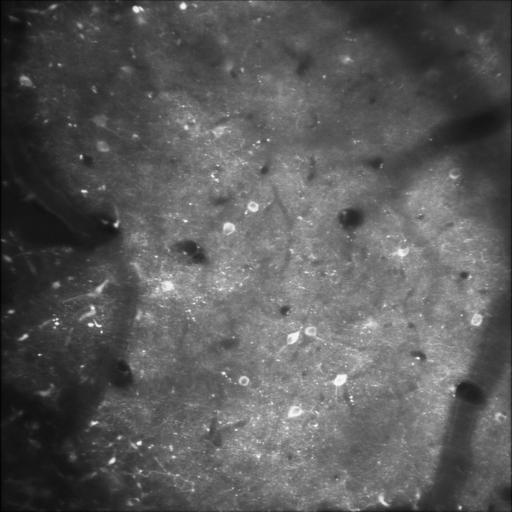
#> input picture examples/A5/reg_day09A5.png, 512 x 512 px, given in place of aero1.jpg, which was not available
$ python asift.py ../../examples/A5/reg_day09A5.png
#> lines starting #> are read from the running program, lines starting #| are printed output that depends on the picture; pictures that were not available may be replaced by others from this repository, and a replacement may not be noted
### AffineCa2p/FAIM/find_obj.py
#!/usr/bin/env python

'''
Feature-based image matching sample.

Note, that you will need the https://github.com/opencv/opencv_contrib repo for SIFT and SURF

USAGE
  find_obj.py [--feature=<sift|surf|orb|akaze|brisk>[-flann]] [ <image1> <image2> ]

  --feature  - Feature to use. Can be sift, surf, orb or brisk. Append '-flann'
               to feature name to use Flann-based matcher instead bruteforce.

  Press left mouse button on a feature point to see its matching point.
'''

# Python 2/3 compatibility
from __future__ import print_function

import numpy as np
import cv2 as cv

from AffineCa2p.FAIM.common import anorm, getsize

FLANN_INDEX_KDTREE = 1  # bug: flann enums are missing
FLANN_INDEX_LSH    = 6


def init_feature(name):
    chunks = name.split('-')
    if chunks[0] == 'sift':
        detector = cv.xfeatures2d.SIFT_create()
        norm = cv.NORM_L2
    elif chunks[0] == 'surf':
        detector = cv.xfeatures2d.SURF_create()
        norm = cv.NORM_L2
    elif chunks[0] == 'orb':
        detector = cv.ORB_create()
        norm = cv.NORM_HAMMING
    elif chunks[0] == 'akaze':
        detector = cv.AKAZE_create()
        norm = cv.NORM_HAMMING
    elif chunks[0] == 'brisk':
        detector = cv.BRISK_create()
        norm = cv.NORM_HAMMING
    else:
        return None, None
    if 'flann' in chunks:
        if norm == cv.NORM_L2:
            flann_params = dict(algorithm = FLANN_INDEX_KDTREE, trees = 5)
        else:
            flann_params= dict(algorithm = FLANN_INDEX_LSH,
                               table_number = 6, # 12
                               key_size = 12,     # 20
                               multi_probe_level = 1) #2
        matcher = cv.FlannBasedMatcher(flann_params, {})  # bug : need to pass empty dict (#1329)
    else:
        matcher = cv.BFMatcher(norm)
    return detector, matcher


# [129 lines left out: functions filter_matches, explore_match, main, not called in this run]


# [4 lines that do not run on import are left out]

### AffineCa2p/FAIM/asift.py
#!/usr/bin/env python

'''
Affine invariant feature-based image matching sample.

This sample is similar to find_obj.py, but uses the affine transformation
space sampling technique, called ASIFT [1]. While the original implementation
is based on SIFT, you can try to use SURF or ORB detectors instead. Homography RANSAC
is used to reject outliers. Threading is used for faster affine sampling.

[1] http://www.ipol.im/pub/algo/my_affine_sift/

USAGE
  asift.py [--feature=<sift|surf|orb|brisk>[-flann]] [ <image1> <image2> ]

  --feature  - Feature to use. Can be sift, surf, orb or brisk. Append '-flann'
               to feature name to use Flann-based matcher instead bruteforce.

  Press left mouse button on a feature point to see its matching point.
'''

# Python 2/3 compatibility
from __future__ import print_function

import numpy as np
import cv2 as cv

# built-in modules
import itertools as it
from multiprocessing.pool import ThreadPool

# local modules

from AffineCa2p.FAIM.common import Timer
from AffineCa2p.FAIM.find_obj import init_feature, filter_matches, explore_match


def affine_skew(tilt, phi, img, mask=None):
    '''
    affine_skew(tilt, phi, img, mask=None) -> skew_img, skew_mask, Ai

    Ai - is an affine transform matrix from skew_img to img
    '''
    h, w = img.shape[:2]
    if mask is None:
        mask = np.zeros((h, w), np.uint8)
        mask[:] = 255
    A = np.float32([[1, 0, 0], [0, 1, 0]])
    if phi != 0.0:
        phi = np.deg2rad(phi)
        s, c = np.sin(phi), np.cos(phi)
        A = np.float32([[c,-s], [ s, c]])
        corners = [[0, 0], [w, 0], [w, h], [0, h]]
        tcorners = np.int32( np.dot(corners, A.T) )
        x, y, w, h = cv.boundingRect(tcorners.reshape(1,-1,2))
        A = np.hstack([A, [[-x], [-y]]])
        img = cv.warpAffine(img, A, (w, h), flags=cv.INTER_LINEAR, borderMode=cv.BORDER_REPLICATE)
    if tilt != 1.0:
        s = 0.8*np.sqrt(tilt*tilt-1)
        img = cv.GaussianBlur(img, (0, 0), sigmaX=s, sigmaY=0.01)
        img = cv.resize(img, (0, 0), fx=1.0/tilt, fy=1.0, interpolation=cv.INTER_NEAREST)
        A[0] /= tilt
    if phi != 0.0 or tilt != 1.0:
        h, w = img.shape[:2]
        mask = cv.warpAffine(mask, A, (w, h), flags=cv.INTER_NEAREST)
    Ai = cv.invertAffineTransform(A)
    return img, mask, Ai


def affine_detect(detector, img, mask=None, pool=None):
    '''
    affine_detect(detector, img, mask=None, pool=None) -> keypoints, descrs

    Apply a set of affine transformations to the image, detect keypoints and
    reproject them into initial image coordinates.
    See http://www.ipol.im/pub/algo/my_affine_sift/ for the details.

    ThreadPool object may be passed to speedup the computation.
    '''
    params = [(1.0, 0.0)]
    for t in 2**(0.5*np.arange(1,6)):
        for phi in np.arange(0, 180, 72.0 / t):
            params.append((t, phi))

    def f(p):
        t, phi = p
        timg, tmask, Ai = affine_skew(t, phi, img)
        keypoints, descrs = detector.detectAndCompute(timg, tmask)
        for kp in keypoints:
            x, y = kp.pt
            kp.pt = tuple( np.dot(Ai, (x, y, 1)) )
        if descrs is None:
            descrs = []
        return keypoints, descrs

    keypoints, descrs = [], []
    if pool is None:
        ires = it.imap(f, params)
    else:
        ires = pool.imap(f, params)

    for i, (k, d) in enumerate(ires):
        print('affine sampling: %d / %d\r' % (i+1, len(params)), end='')
        keypoints.extend(k)
        descrs.extend(d)

    print()
    return keypoints, np.array(descrs)


def main():
    import sys, getopt
    opts, args = getopt.getopt(sys.argv[1:], '', ['feature='])
    opts = dict(opts)
    feature_name = opts.get('--feature', 'brisk-flann')
    try:
        fn1, fn2 = args
    except:
        fn1 = 'aero1.jpg'
        fn2 = 'aero3.jpg'

    img1 = cv.imread(cv.samples.findFile(fn1), cv.IMREAD_GRAYSCALE)
#> img1 is the input picture: shape (512, 512); min 0, max 255, mean 89.9
    img2 = cv.imread(cv.samples.findFile(fn2), cv.IMREAD_GRAYSCALE)
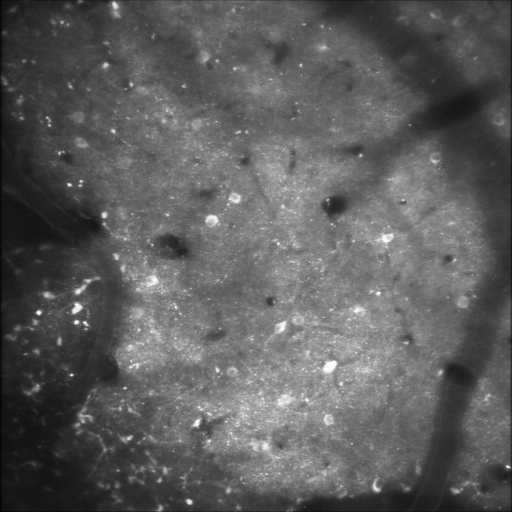
#> input picture examples/A5/reg_day10A5.png, 512 x 512 px, given in place of aero3.jpg, which was not available
#> img2 is the input picture: shape (512, 512); min 0, max 255, mean 92.7
    detector, matcher = init_feature(feature_name)

    if img1 is None:
        print('Failed to load fn1:', fn1)
        sys.exit(1)

    if img2 is None:
        print('Failed to load fn2:', fn2)
        sys.exit(1)

    if detector is None:
        print('unknown feature:', feature_name)
        sys.exit(1)

    print('using', feature_name)

    pool=ThreadPool(processes = cv.getNumberOfCPUs())
    kp1, desc1 = affine_detect(detector, img1, pool=pool)
#> in f, `timg, tmask, Ai = affine_skew(t, phi, img)`: tmask: shape (512, 512); every value is 255
#> in f, `timg, tmask, Ai = affine_skew(t, phi, img)`: Ai = [[1, 0, 0], [0, 1, 0]]
#> in f, `keypoints, descrs = detector.detectAndCompute(timg, tmask)`: keypoints = 1169 keypoints; strongest (x, y, size): (90, 324, 22.2), (139, 443, 24.7), (83, 191, 14), (39, 354, 12.4)
#> the loop in affine_detect, `for i, (k, d) in enumerate(ires):` made 43 passes
#> pass 1, in affine_skew (call 2), `img = cv.resize(img, (0, 0), fx=1.0/tilt, fy=1.0, interpolation=cv.INT..`:
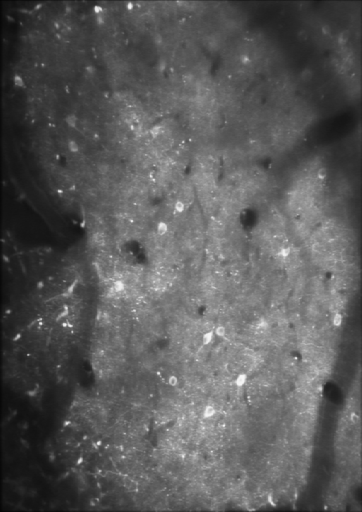
#> img: shape (512, 362); min 3, max 244, mean 89.8
#> after the loop in affine_detect, `for i, (k, d) in enumerate(ires):`: descrs = 9871 items; keypoints = 9871 keypoints; strongest (x, y, size): (136, 9, 27.4), (90, 324, 22.2), (139, 443, 24.7), (182, 6, 31.9)
#> kp1 has the same summary as keypoints in affine_detect
    kp2, desc2 = affine_detect(detector, img2, pool=pool)
#> in f (call 44), `keypoints, descrs = detector.detectAndCompute(timg, tmask)`: keypoints = 1260 keypoints; strongest (x, y, size): (38, 311, 17.8), (39, 312, 21.5), (71, 375, 12), (76, 322, 24)
#> the loop in affine_detect (call 2), `for i, (k, d) in enumerate(ires):` made 43 passes
#> pass 1, in affine_skew (call 45), `img = cv.resize(img, (0, 0), fx=1.0/tilt, fy=1.0, interpolation=cv.INT..`:
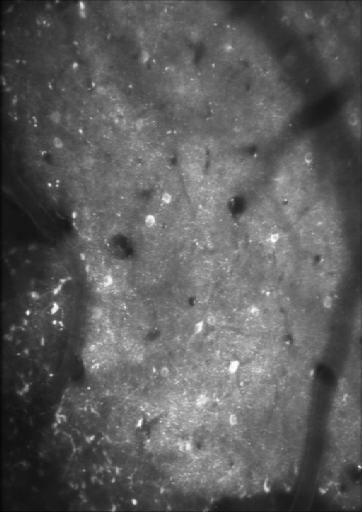
#> img: shape (512, 362); min 2, max 253, mean 92.7
#> pass 2, in affine_skew (call 46), `img = cv.warpAffine(img, A, (w, h), flags=cv.INTER_LINEAR, borderMode=..`:
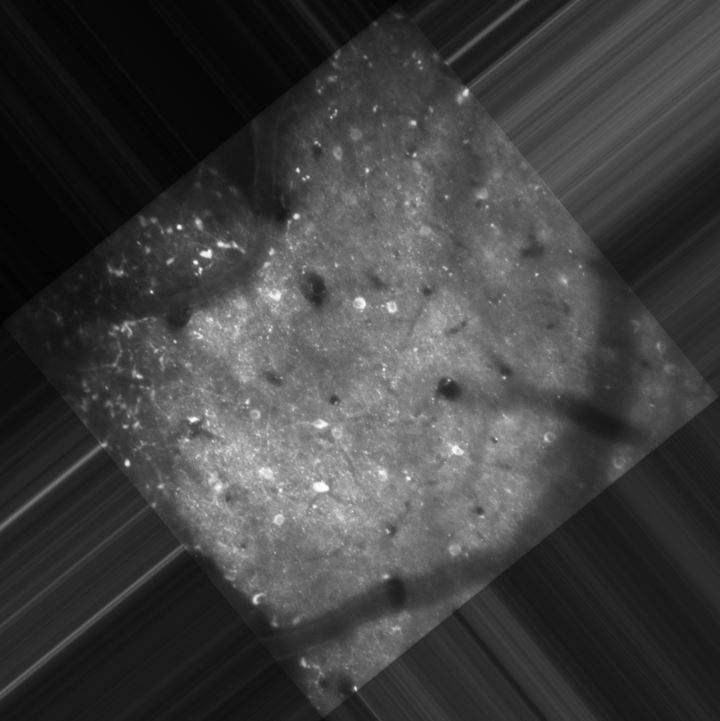
#> img: shape (721, 720); min 0, max 253, mean 63.8
    print('img1 - %d features, img2 - %d features' % (len(kp1), len(kp2)))
#| img1 - 9871 features, img2 - 10874 features

    def match_and_draw(win):
        with Timer('matching'):
            raw_matches = matcher.knnMatch(desc1, trainDescriptors = desc2, k = 2) #2
        p1, p2, kp_pairs = filter_matches(kp1, kp2, raw_matches)
        if len(p1) >= 4:
            H, status = cv.findHomography(p1, p2, cv.RANSAC, 5.0)
            print('%d / %d  inliers/matched' % (np.sum(status), len(status)))
            # do not draw outliers (there will be a lot of them)
            kp_pairs = [kpp for kpp, flag in zip(kp_pairs, status) if flag]
        else:
            H, status = None, None
            print('%d matches found, not enough for homography estimation' % len(p1))

        explore_match(win, img1, img2, kp_pairs, None, H)


    match_and_draw('affine find_obj')
#> (the call stopped at in match_and_draw, `with Timer('matching'):`: AffineCa2p is not available in this run)
    cv.waitKey()
    print('Done')


if __name__ == '__main__':
    print(__doc__)
    main()
    cv.destroyAllWindows()
